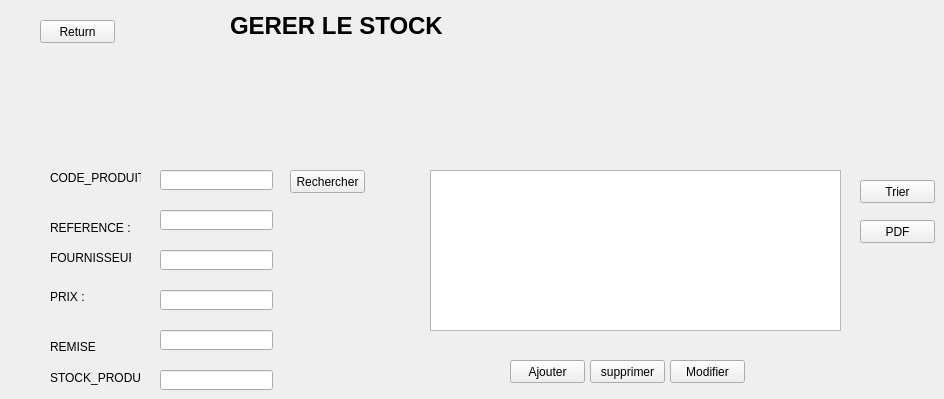
    <widget class="QWidget" name="page_16">
     <widget class="QLabel" name="label_20">
      <property name="geometry">
       <rect>
        <x>230</x>
        <y>10</y>
        <width>231</width>
        <height>31</height>
       </rect>
      </property>
      <property name="font">
       <font>
        <pointsize>18</pointsize>
        <weight>75</weight>
        <bold>true</bold>
       </font>
      </property>
      <property name="text">
       <string>GERER LE STOCK </string>
      </property>
     </widget>
     <widget class="QPushButton" name="pushButton_60">
      <property name="geometry">
       <rect>
        <x>290</x>
        <y>170</y>
        <width>75</width>
        <height>23</height>
       </rect>
      </property>
      <property name="text">
       <string>Rechercher</string>
      </property>
     </widget>
     <widget class="QLabel" name="label_22">
      <property name="geometry">
       <rect>
        <x>50</x>
        <y>170</y>
        <width>91</width>
        <height>16</height>
       </rect>
      </property>
      <property name="text">
       <string>CODE_PRODUIT :</string>
      </property>
     </widget>
     <widget class="QLineEdit" name="lineEdit_12">
      <property name="geometry">
       <rect>
        <x>160</x>
        <y>170</y>
        <width>113</width>
        <height>20</height>
       </rect>
      </property>
     </widget>
     <widget class="QLabel" name="label_23">
      <property name="geometry">
       <rect>
        <x>50</x>
        <y>220</y>
        <width>81</width>
        <height>16</height>
       </rect>
      </property>
      <property name="text">
       <string>REFERENCE :</string>
      </property>
     </widget>
     <widget class="QLineEdit" name="lineEdit_13">
      <property name="geometry">
       <rect>
        <x>160</x>
        <y>210</y>
        <width>113</width>
        <height>20</height>
       </rect>
      </property>
     </widget>
     <widget class="QLabel" name="label_24">
      <property name="geometry">
       <rect>
        <x>50</x>
        <y>250</y>
        <width>81</width>
        <height>16</height>
       </rect>
      </property>
      <property name="text">
       <string>FOURNISSEUR :</string>
      </property>
     </widget>
     <widget class="QLineEdit" name="lineEdit_14">
      <property name="geometry">
       <rect>
        <x>160</x>
        <y>250</y>
        <width>113</width>
        <height>20</height>
       </rect>
      </property>
     </widget>
     <widget class="QLabel" name="label_25">
      <property name="geometry">
       <rect>
        <x>50</x>
        <y>290</y>
        <width>47</width>
        <height>13</height>
       </rect>
      </property>
      <property name="text">
       <string>PRIX :</string>
      </property>
     </widget>
     <widget class="QLineEdit" name="lineEdit_15">
      <property name="geometry">
       <rect>
        <x>160</x>
        <y>290</y>
        <width>113</width>
        <height>20</height>
       </rect>
      </property>
     </widget>
     <widget class="QLabel" name="label_26">
      <property name="geometry">
       <rect>
        <x>50</x>
        <y>340</y>
        <width>47</width>
        <height>13</height>
       </rect>
      </property>
      <property name="text">
       <string>REMISE :</string>
      </property>
     </widget>
     <widget class="QLineEdit" name="lineEdit_16">
      <property name="geometry">
       <rect>
        <x>160</x>
        <y>330</y>
        <width>113</width>
        <height>20</height>
       </rect>
      </property>
     </widget>
     <widget class="QLabel" name="label_27">
      <property name="geometry">
       <rect>
        <x>50</x>
        <y>370</y>
        <width>91</width>
        <height>16</height>
       </rect>
      </property>
      <property name="text">
       <string>STOCK_PRODUIT :</string>
      </property>
     </widget>
     <widget class="QLineEdit" name="lineEdit_38">
      <property name="geometry">
       <rect>
        <x>160</x>
        <y>370</y>
        <width>113</width>
        <height>20</height>
       </rect>
      </property>
     </widget>
     <widget class="QPushButton" name="pushButton_61">
      <property name="geometry">
       <rect>
        <x>510</x>
        <y>360</y>
        <width>75</width>
        <height>23</height>
       </rect>
      </property>
      <property name="text">
       <string>Ajouter</string>
      </property>
     </widget>
     <widget class="QPushButton" name="pushButton_62">
      <property name="geometry">
       <rect>
        <x>590</x>
        <y>360</y>
        <width>75</width>
        <height>23</height>
       </rect>
      </property>
      <property name="text">
       <string>supprimer</string>
      </property>
     </widget>
     <widget class="QPushButton" name="pushButton_63">
      <property name="geometry">
       <rect>
        <x>670</x>
        <y>360</y>
        <width>75</width>
        <height>23</height>
       </rect>
      </property>
      <property name="text">
       <string>Modifier</string>
      </property>
     </widget>
     <widget class="QPushButton" name="pushButton_65">
      <property name="geometry">
       <rect>
        <x>860</x>
        <y>180</y>
        <width>75</width>
        <height>23</height>
       </rect>
      </property>
      <property name="text">
       <string>Trier</string>
      </property>
     </widget>
     <widget class="QTableView" name="tableView_8">
      <property name="geometry">
       <rect>
        <x>430</x>
        <y>170</y>
        <width>411</width>
        <height>161</height>
       </rect>
      </property>
     </widget>
     <widget class="QPushButton" name="pushButton_18">
      <property name="geometry">
       <rect>
        <x>40</x>
        <y>20</y>
        <width>75</width>
        <height>23</height>
       </rect>
      </property>
      <property name="text">
       <string>Return</string>
      </property>
     </widget>
     <widget class="QPushButton" name="pushButton_80">
      <property name="geometry">
       <rect>
        <x>860</x>
        <y>220</y>
        <width>75</width>
        <height>23</height>
       </rect>
      </property>
      <property name="text">
       <string>PDF</string>
      </property>
     </widget>
    </widget>
